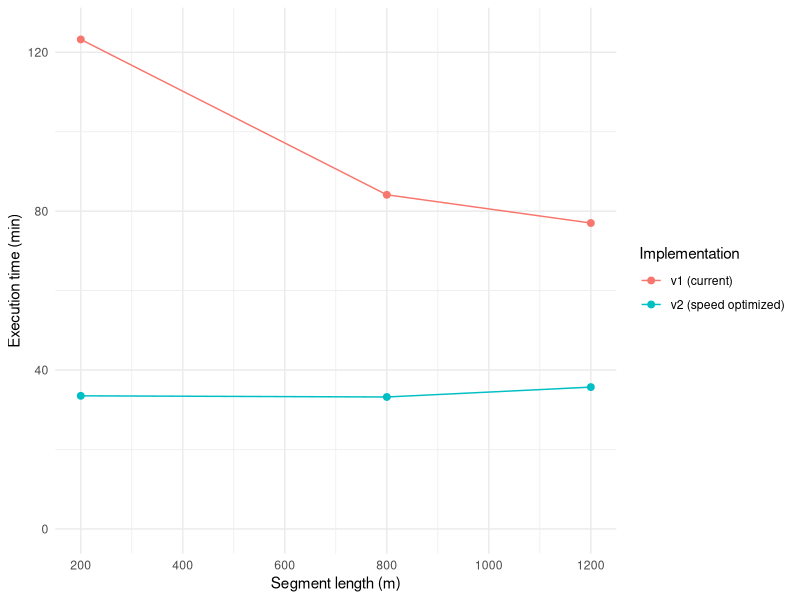

Generate this figure with R:
library(tidyverse)

current_algo_execution_speed <- c(7394.236, 5046.987, 4620.728)
new_algo_execution_speed     <- c(2010.463, 1992.954, 2142.211)
step_lengths                 <- c(200, 800, 1200)

# combine into a long-format tibble, converting seconds to minutes
exec_times <- tibble(
  step_length = rep(step_lengths, 2),
  runtime_min = c(current_algo_execution_speed, new_algo_execution_speed) / 60,
  algorithm   = rep(c("v1 (current)", "v2 (speed optimized)"), each = length(step_lengths))
)

p <- ggplot(exec_times, aes(x = step_length, y = runtime_min, color = algorithm)) +
  geom_line() +
  geom_point(size = 2) +
  labs(
    x = "Segment length (m)",
    y = "Execution time (min)",
    color = "Implementation"
  ) +
  theme_minimal() + ylim(0,125) + xlim(200, 1250)

p + scale_x_continuous(breaks = seq(200, 1200, by = 200))
